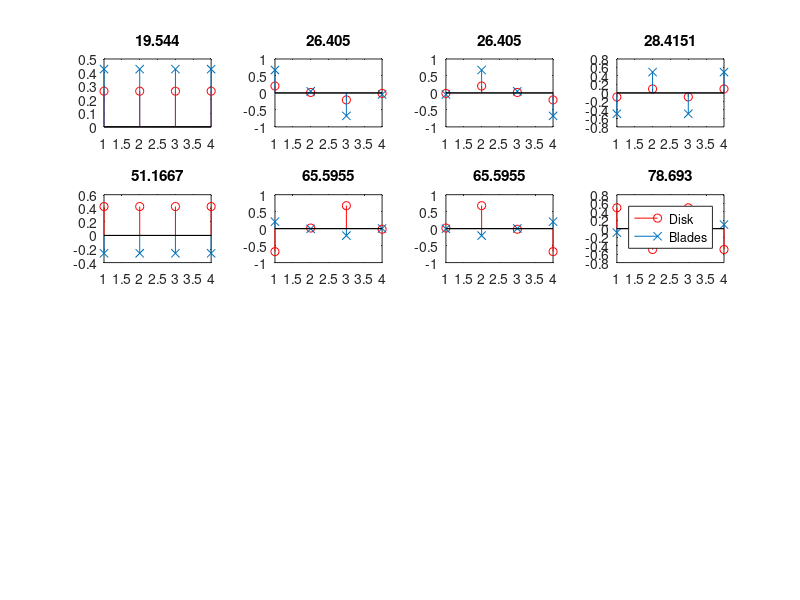

This figure's MATLAB source: (Note: this script raises an error after producing the figure.)
clear all
close all

%%CONTENTS
%(1)Definition of K and M for 24 blades+disks (48 DOF)
%(2)Solution of eigen problem
%(3)Plotting of mode shapes nh

%%
%K-STIFFNESS MATRIX
N=4;
kdr=1000*ones(N,1);%stiffness to the right spring of disk 'i'
kdl=fliplr(kdr);%stiffness to the left spring of disk 'i'
kb=1000*ones(N,1);%stiffness of the disk-blade spring of disk-blade 'i'
kg=1000*ones(N,1);%stiffness of the disk-shaft spring of disk 'i'
z=zeros(N,1);

d= kdl+kdr+kb+kg;%elements of K from the equations of motion of the disks
d= [d;kb];%concatenate elements from equations of motion of the blades

KD= diag(d);%create basic Stiffness matrix diagonal, without coupling elements 
Kr=diag([(-kdr(1:N-1));z],1);%to the right of the diagonal
Krc=diag((-kb), N);%to the right corner of the diagonal
K=Kr+Krc;
K(1,N)=-kdr(N);%term due to the left of the first disk
K=K+K.';%Symmetric
K=K+KD;%STIFFNESS MATRIX 

%%
%M-Mass Matrix
md=ones(N,1);%masses of the disks
mb=ones(N,1);%masses of the blades
di=[md;mb];
M=diag(di);%MASS MATRIX


%%
%EIGEN PROBLEM
[V,D] = eig(K,M);%V:eigen vectors, D:eigen values.

%%
%MASS NORMALISATION
MR=V'*(M*V);%modal mass calculation
KR=V'*(K*V);%modal stiffness calculation
Vn=V*(MR^(0.5));%Normalised eigenvectors
d=diag(D);%just the (squared) frequencies

for i=1:2*N
    len(i)=norm(Vn(:,i));
end
%%
%MODE SHAPES
Vnd=Vn(1:N,:);%Disks Modal Shapes
Vnb=Vn(N+1:2*N,:);%Blades Modal Shapes

%%
%PLOTTING 48 Mode Shapes
figure('units','normalized','outerposition',[0 0 1 1])
for i=1:2*N
subplot(4,4,i)       
stem(Vnd(:,i), 'r')
hold on
stem(Vnb(:,i),'x')
xlim([1 N])
%ylim([-0.3 0.3])
label=num2str(d(i)^0.5);
title(label)
%set(get(gca,'title'),'Position',[5.5 0.2 0.5])
hold off
end
legend('Disk', 'Blades')
suptitle('All Mode Shapes')

%%
%TRANSFER FUNCTIONS

e=1;% Excitation Point
r=2;% Response Point/Drive Point
fdom=[1:0.01:1.5*(max(D(:))^0.5)];%Frequency domain
k=length(d);

for i=1:k
    A(i)=Vn(e,i)*Vn(r,i);%Modal Constant
end
for j=1:k
    for i=1:length(fdom)
        H(i,j)=A(j)/((d(j)-fdom(i)^2));%Mode contribution
    end
end


%%
%TRANSFER FUNCTIONS FOR EVERY r AND  e IN THE SYSTEM
%{
for r=1:2*N%row: excitation points 
    for c=1:2*N%column: response points
        for i=1:k
            A(i)=Vn(r,i)*Vn(c,i);
        end
        for j=1:k
            for i=1:length(fdom)
                H(i,j)=A(j)/(d(j)-fdom(i)*fdom(i));
            end
        end
        H=abs(H);
        for i=1:length(H(:,1))
            Ht(i)=sum(H(i,:));%sum all the mode's contribution
        end
        Ha{r,c}=Ht;
    end
end
%}
%%
%PLOTTING TRANSFER FUNCTIONS

figure('units','normalized','outerposition',[0 0 1 1])
for i=1:2*N
semilogy(fdom,abs(H(:,i)))
hold on
end
title('All 48 modes contribution')
grid on
hold off

for i=1:length(fdom)
    Ht(i)=sum(H(i,:));
end

figure('units','normalized','outerposition',[0 0 1 1])
%figure
semilogy(fdom,abs(Ht))
grid on
title('Total transference function, No Damping')
%{
descr = {'Excitation point' num2str(e);
    'Response point' num2str(r)};
ax2 = axes('Position',[.3 .1 .6 .8]);
axes(ax2) % sets ax1 to current axes
text(.025,0.6,descr)
%}
%%
%PRINTING ANY TRANSFER FUNCTION
%{
figure('units','normalized','outerposition',[0 0 1 1])
semilogy(fdom,H{e,r})
grid on
title('Total transference function')
%}
%%
%(1.a)Damping Models: SIMPLE PROPORTIONAL DAMPING C=bK.

b=0.0005;%proportional coefficient
kr=diag(KR);%Diagonal of modal stiffnes matrix.
mr=diag(MR);%Diagonal of modal mass matrix.
cr=b.*kr;%Diagonal of modal damping matrix.
for i=1:k
    Aspd(i)=V(e,i)*V(r,i);%Not normalized eigenvectors, SPD:Simple Prop. Damp.
end
for j=1:k
    for i=1:length(fdom)
        den=complex((kr(j)-mr(j)*fdom(i)^2), fdom(i)*cr(j));%denominator.
        Hspd(i,j)=Aspd(j)/den;%Mode contribution SPD:Simple Prop. Damp.
    end
end
Hspda=abs(Hspd);%Absolute value

figure('units','normalized','outerposition',[0 0 1 1])
for i=1:2*N
semilogy(fdom,abs(Hspda(:,i)))
%plot(fdom,Hspdr(:,i))
hold on
end
title('All 48 modes contribution with Simple Proportional Damping')
grid on
hold off
for i=1:length(fdom)
    Htspdc(i)=sum((Hspd(i,:)));%Total Complex transfer function.
end
for i=1:length(fdom)
    Htspda(i)=abs(Htspdc(i));%Absolute part of the total transfer function.
end

figure('units','normalized','outerposition',[0 0 1 1])
subplot(1,2,1)
semilogy(fdom,abs(Htspda))
grid on

hold off
subplot(1,2,2)
plot(real(Htspdc), imag(Htspdc))
grid on
suptitle('Total transference function Simple Proportional Damping')


%%
%(1.b)Damping Models: PROPORTIONAL DAMPING, HYSTERIC C=H=b2K+gM
b2=0.0005;%proportional coefficient- Stiffness
g=0.05;%proportional coefficient- Mass
nr=b2+g./d;%damping loss factor
cr=b*kr;%Diagonal of modal damping matrix.
for i=1:k
    Ah(i)=V(e,i)*V(r,i);%Not normalized eigenvectors, h:hysteric
end
for j=1:k
    for i=1:length(fdom)
        denhd=complex((kr(j)-mr(j)*fdom(i)^2), nr(j)*kr(j));%denominator.
        Hh(i,j)=Ah(j)/denhd;%Mode contribution SPD:Simple Prop. Damp.
    end
end
Hha=abs(Hh);%Absolute part

figure('units','normalized','outerposition',[0 0 1 1])
for i=1:2*N
semilogy(fdom,abs(Hha(:,i)))
hold on
end
title('All 48 modes contribution with Hysteric Damping')
grid on
hold off
for i=1:length(fdom)
    Hhtc(i)=sum((Hh(i,:)));%Complex total transfer function.
end

for i=1:length(fdom)
    Hhta(i)=abs(Hhtc(i));%Absolute part of the total transfer function.
end

figure('units','normalized','outerposition',[0 0 1 1])
subplot(1,2,1)
semilogy(fdom,abs(Hhta))
grid on

hold off
subplot(1,2,2)
plot(real(Hhtc), imag(Hhtc))
grid on
suptitle('Total transference function Hysteric Damping')
%%
%(1.c)Damping Models: NON- PROPORTIONAL DAMPING ??? PENDING

%%
%(2.a)Forcing Models: MULTIPLE FORCES, SAME MAGNITUDE. and PHASE.(Hysteric
%Damping)
%Creating an excitation in any/various DOF.
l=1;
for i=1:2*N
    %< >
    if i==5 %|| i==7% || i==8%&& i<=36 || i>40 && i<=44
        f(i)=l*1;
    else
       f(i)=0;
    end
   % if i==6 || i==8 % || i>36 && i<=40 || i>44 
    %  f(i)=-l*1;   
   % end
    
    %if i==41
     %   f(i)=1;
    %end    
    %if i==43
    %   f(i)=-1;
    %end    
end
%%
%Transfer function Multi forcing
a=f*V;
%x=NUM/DEN
for i=1:k
    NUM(i)=V(r,i)*a(i);%Not normalized eigenvectors, h:hysteric
end
for j=1:k
    for i=1:length(fdom)
        DEN=complex((d(j)-fdom(i)^2), nr(j)*d(j));%denominator.
        x(i,j)=NUM(j)/DEN;%Mode contribution.
    end
end
xa=abs(x);%Absolute part
xi=imag(x);%Imaginary part
figure('units','normalized','outerposition',[0 0 1 1])
for i=1:2*N
semilogy(fdom,abs(xa(:,i)))
hold on
end
title('48 modes contribution- Multiple Forces- Hysteric Damping')
grid on
hold off

for i=1:length(fdom)
    xtc(i)=sum((x(i,:)));%Total COMPLEX transfer function.
end

for i=1:length(fdom)
    xta(i)=abs(xtc(i));%Absolute part of the total transfer function.
end
%{
for i=1:length(fdom)
    xti(i)=sum((xi(i,:)));%Phase part of the total transfer function.
end
%}
%phase
for i=1:length(fdom)
    ph(i)=angle(xtc(i));%Phase part of the total complex transfer function.
end
ph=ph*180/pi;
%%
%Different forcing plotting results

figure('units','normalized','outerposition',[0 0 1 1])

subplot(4,3,[1,2 4,5])

title('Displacement and Phase- Multiple forces- Hysteric Damping')
yyaxis left
xlabel('Frequency domain')
ylabel('Displacement')
yl=abs(xta);
semilogy(fdom,yl,'b')

yyaxis right
ylabel('Phase')
yr=ph;
plot(fdom,yr)
grid on

%{
%Checking the maximums
hold on
for j=1:length(maxp)
for i=1:length(fdom)
    if i==maxp(j)
        maxxr(i)=maxv(j);
    end
    %else
     %   maxxr(i)=0;
    %end
end
end
semilogy(fdom, maxxr,'-o')
hold off
%}
%Modes excited

%find the 2 modes that colaborate most: the ones excited.

for i=1:2*N-1
    if round(d(i)^(0.5),3)==round(d(i+1)^(0.5),3)
        xawdb(:,i)=zeros(1,length(xa(:,1)));%Xa without double modes
    else
        xawdb(:,i)=xa(:,i);
    end       
end
xawdb(:,2*N)=xa(:,2*N);

for i=1:2*N
[maxv(i), maxp(i)]=max(xawdb(:,i));%Value and position of the maximium of every mode contribution
end
[temp,originalpos] = sort( maxv, 'descend' );
n = temp(1:2);
p =originalpos(1:2);%FRF

subplot(4,3,3)
  
    stem(Vnd(:,p(1)), 'r')
    hold on
    stem(Vnb(:,p(1)))
    xlim([1 N])
    %ylim([-0.3 0.3])
    label=num2str(d(p(1))^0.5);
    title(label)
    hold off
 
 
subplot(4,3,6)
  
    stem(Vnd(:,p(2)), 'r')
    hold on
    stem(Vnb(:,p(2)))
    xlim([1 N])
    %ylim([-0.3 0.3])
    hold off 
    label=num2str(d(p(2))^0.5);
    title(label)
    legend('Disk', 'Blade')


%Force
subplot(4,3,12)
stem(f)
xlim([1 2*N])
xlabel('DOF')
title('Excitation Force')

% Modes Contribution
subplot(4,3,9)
for i=1:2*N
semilogy(fdom,abs(xa(:,i)))
hold on
end
title('48 modes contribution')
grid on
hold off

% Phase only
subplot(4,3,[7,8])
title('Displacement Multiple forces- Hysteric Damping')
plot(fdom,ph)
legend('Phase')
grid on

% Transfer Function only
subplot(4,3,[10,11])
title('Displacement Multiple forces- Hysteric Damping')
xlabel('Frequency domain')
semilogy(fdom,yl,'b')
legend('Displacement')
%ylim([ (min(yl)) (max(yl))])
grid on
%%
%Displaying values of interest
fprintf('Disk Mass : %g \n', md(1));
fprintf('Blade Mass : %g \n', mb(1));
fprintf('Response Point : %g \n',r);
fprintf('Excitation Point(for simple excitation case) : %g \n',e);
fprintf('Simple Damping Const : %g \n',b);
fprintf('Hysteric Damping Stiffness Const : %g \n',b2);
fprintf('Hysteric Damping Mass Const : %g \n',g);

